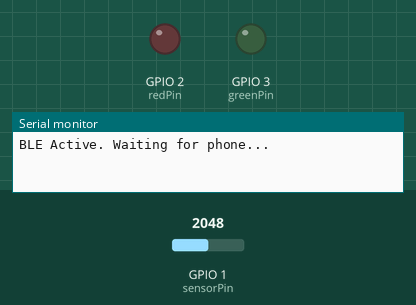
A program run on a simulated Seeed XIAO ESP32-S3. Shown: output pins drawn as LEDs (lit = HIGH), the last lines printed to the serial monitor. Dashed ring = blinking. The inputs (shaded band) are chosen by the test bench; at power-on: GPIO 1 (sensorPin) = 2048. Random numbers use the default seed unless the program sets one; nothing arrives over Bluetooth unless stated; a phone connects over Bluetooth LE 3 s after start.

Above: at 1.2 s.
1.3 s: GPIO 1 (sensorPin) set to 2436
4.3 s: GPIO 1 (sensorPin) set to 2556
At 6.15 s:
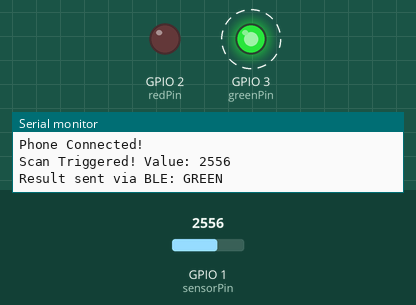
7.3 s: GPIO 1 (sensorPin) set to 2460
8.8 s: GPIO 1 (sensorPin) set to 2540
At 16.65 s:
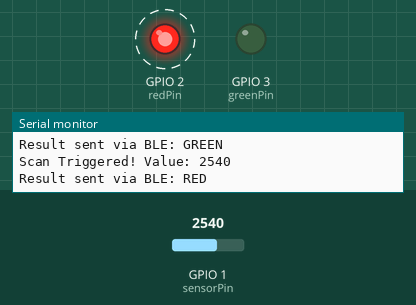
Timing chart, 0 to 16.9 s (numbered marks = the images above; inputs shaded):
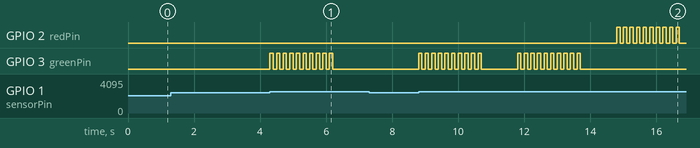

The program:

main.cpp
```cpp
#include <Arduino.h>
#include <BLEDevice.h>
#include <BLEServer.h>
#include <BLEUtils.h>
#include <BLE2902.h>

// --- BLE CONFIGURATION ---
// These UUIDs identify the specific Food Scanner service
#define SERVICE_UUID        "4fafc201-1fb5-459e-8fcc-c5c9c331914b"
#define CHARACTERISTIC_UUID "beb5483e-36e1-4688-b7f5-ea07361b26a8"

BLEServer* pServer = NULL;
BLECharacteristic* pCharacteristic = NULL;
bool deviceConnected = false;

// --- HARDWARE PIN ASSIGNMENTS (XIAO ESP32-S3) ---
const int redPin = 2;    // D1
const int greenPin = 3;  // D2
const int sensorPin = 1; // D0 (Analog Input)
const int threshold = 2500;

// Callback class to monitor connection status
class MyServerCallbacks: public BLEServerCallbacks {
    void onConnect(BLEServer* pServer) {
      deviceConnected = true;
      Serial.println("Phone Connected!");
    };

    void onDisconnect(BLEServer* pServer) {
      deviceConnected = false;
      Serial.println("Phone Disconnected!");
      // Restart advertising so it can be found again
      pServer->getAdvertising()->start();
    }
};

void setup() {
  Serial.begin(115200);
  pinMode(redPin, OUTPUT);
  pinMode(greenPin, OUTPUT);

  // 1. Initialize BLE Device
  BLEDevice::init("ChompSafe-Scanner");

  // 2. Create the BLE Server
  pServer = BLEDevice::createServer();
  pServer->setCallbacks(new MyServerCallbacks());

  // 3. Create the BLE Service
  BLEService *pService = pServer->createService(SERVICE_UUID);

  // 4. Create the BLE Characteristic (Read + Notify)
  pCharacteristic = pService->createCharacteristic(
                      CHARACTERISTIC_UUID,
                      BLECharacteristic::PROPERTY_READ   |
                      BLECharacteristic::PROPERTY_WRITE  |
                      BLECharacteristic::PROPERTY_NOTIFY
                    );

  // Add a descriptor so the phone knows it can subscribe to notifications
  pCharacteristic->addDescriptor(new BLE2902());

  // 5. Start the service
  pService->start();

  // 6. Start Advertising so your S23 FE can see it
  BLEAdvertising *pAdvertising = BLEDevice::getAdvertising();
  pAdvertising->addServiceUUID(SERVICE_UUID);
  pAdvertising->setScanResponse(true);
  pAdvertising->setMinPreferred(0x06);
  pAdvertising->start();

  Serial.println("BLE Active. Waiting for phone...");
}

void loop() {
  // We simulate the "Scan" trigger.
  // In BLE, you can either poll the sensor or wait for a phone command.
  // Here, we'll scan whenever light is detected.

  int lightLevel = analogRead(sensorPin);

  if (lightLevel > threshold) {
    Serial.print("Scan Triggered! Value: ");
    Serial.println(lightLevel);

    // Perform logic
    String result = (random(0, 2) == 0) ? "RED" : "GREEN";

    // 1. Update BLE Characteristic
    if (deviceConnected) {
      pCharacteristic->setValue(result.c_str());
      pCharacteristic->notify(); // Push the "RED" or "GREEN" text to the phone
      Serial.println("Result sent via BLE: " + result);
    }

    // 2. Visual Feedback (Blinking)
    int activePin = (result == "RED") ? redPin : greenPin;
    for (int i = 0; i < 10; i++) {
      digitalWrite(activePin, HIGH); delay(100);
      digitalWrite(activePin, LOW);  delay(100);
    }

    delay(1000); // Cooldown to prevent double-scans
  }
}
```

Measured:
- the behaviour switches between 2500 and 2501 on GPIO 1 (sensorPin) (found by bisection; images 0 and 1)
- after the input at 4.3 s, GPIO 3 (greenPin): alternates HIGH for 0.10 s and LOW for 0.10 s, 20 changes in all, then stays LOW, starting at once
- after the input at 7.3 s, every drawn part: stays the same
- after the input at 8.8 s, GPIO 2 (redPin): alternates HIGH for 0.10 s and LOW for 0.10 s, starting after 6.0 s; GPIO 3 (greenPin): goes 9 × (HIGH 0.10 s, LOW 0.10 s), HIGH 0.10 s, LOW 1.1 s, 9 × (HIGH 0.10 s, LOW 0.10 s), HIGH 0.10 s, then LOW, starting at once
